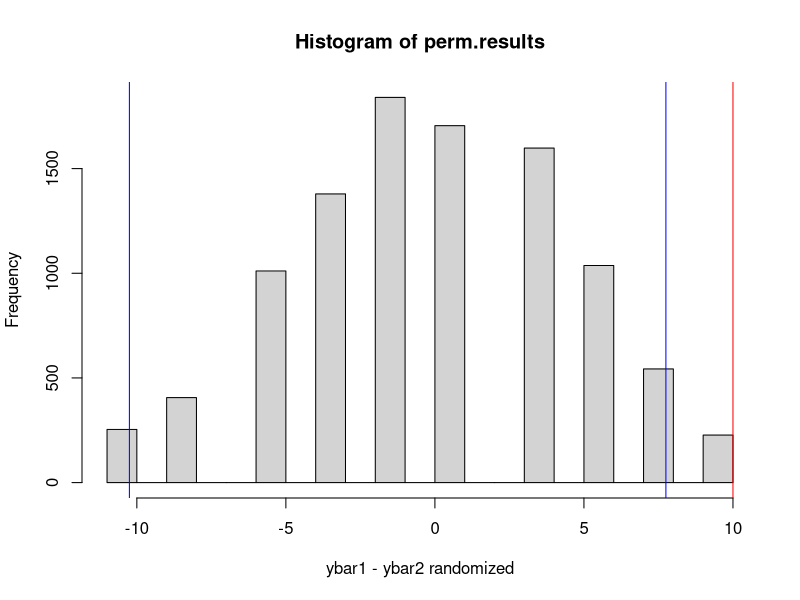

Generate this figure with R:
## ---- chunk 1


#imagine that we have gene expression data for tumor and non tumor as follows
tumor <- c(20,30,25,30,20) #5 tumors

normal <- c(10,15,15,20) #4 non-tumors

#the difference between mean tumor and normal expression is:
diff <- mean(tumor) - mean(normal) #equals 10

#we can generate a null distribution for the difference between two samples of size 5 and 4 randomly drawn from the data by ignoring the labels of tumor and normal

#first concatenate the data
total <-c(tumor,normal)

#generate five random numbers between 1 and 9 (i.e. this is how we will simulate taking 5 random values from the dataset)
rand.index <- sample(1:9,5)

#the first sample of 5 we take using the randomly generated indices
rand.1 <- total[rand.index]
#the second sample is everything else
rand.2 <- total[-rand.index]

#calculate the differences in the means between the random sample of 5 and 4 valuues from the entire dataset.
diff.rand <- mean(rand.1) - mean(rand.2)

#if we put that in a loop we can use permutation to generate a null hypothesis for the difference in means

perm.results <- matrix(data=NA, nrow=10000, ncol=1)

for(i in 1:length(perm.results)){
  
  rand.index <- sample(1:9,5)
  rand.1 <- total[rand.index]
  rand.2 <- total[-rand.index]
  perm.results[i,1] <- mean(rand.1) - mean(rand.2)
  
}

#let's look at the distribution of differences between the means of permuted (scambled data) 
hist(perm.results, xlab="ybar1 - ybar2 randomized")
#add lines that define the 95% CI for the difference between the means
quantile(perm.results,probs=c(0.025,0.975)) #these are the values
abline(v=quantile(perm.results,probs=c(0.025,0.975)), col="blue")

#add a line for the actual difference in means of the tumor and normal sample
abline(v=diff,col="red") #should lie outside of the critical region
